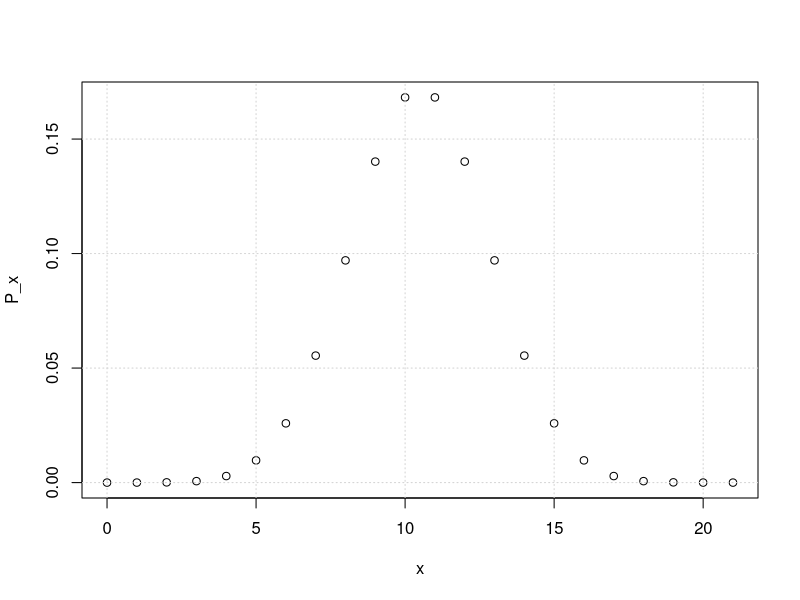
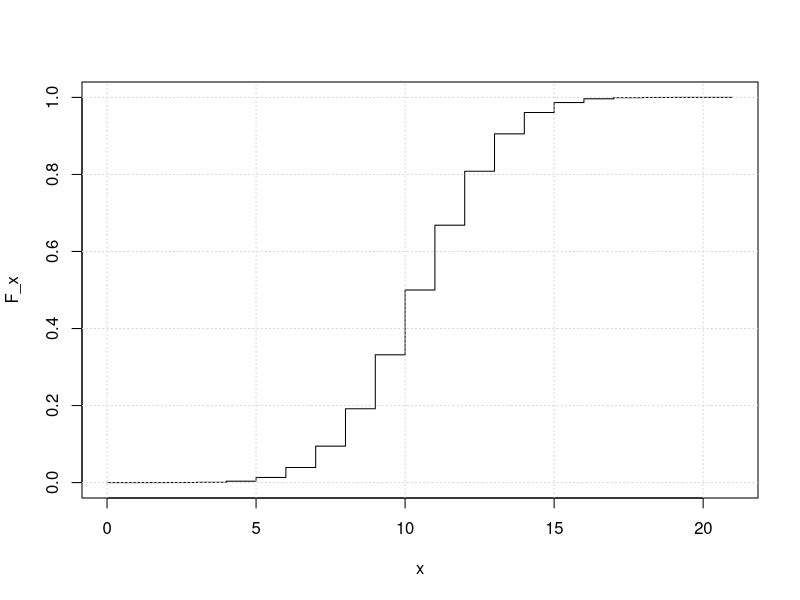
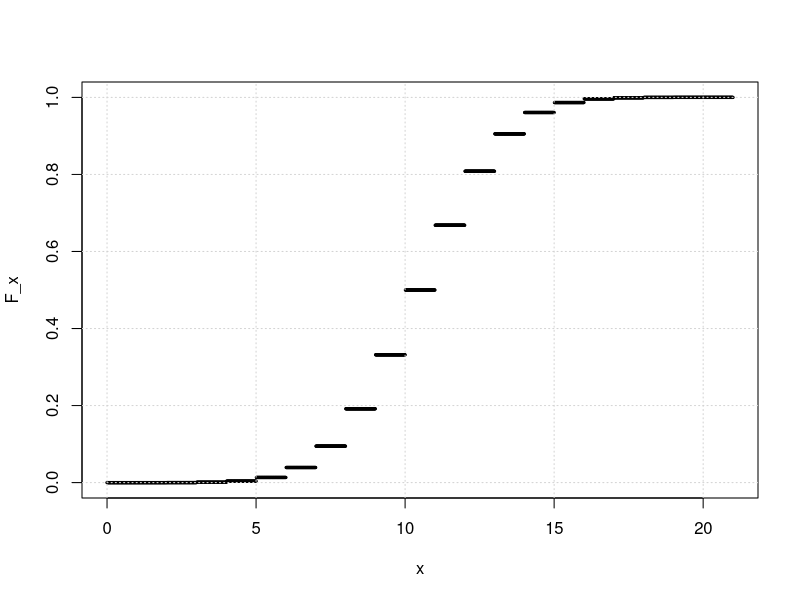
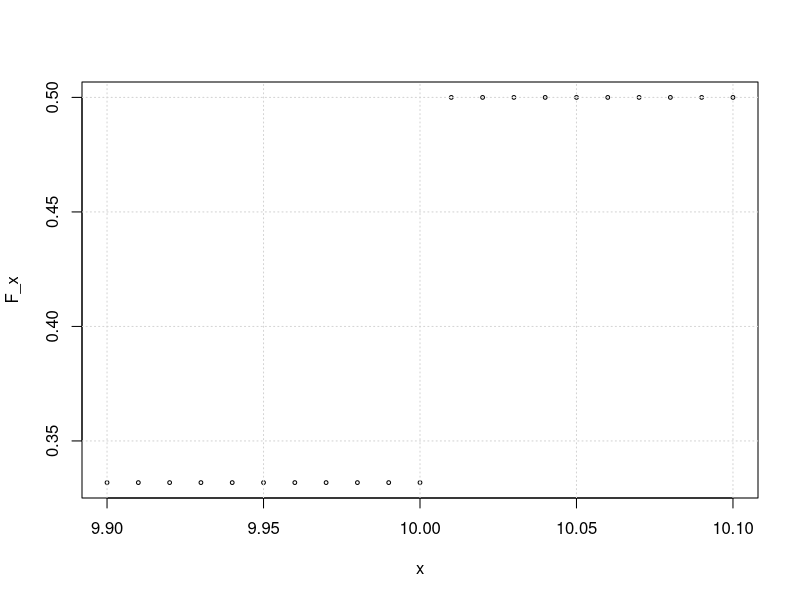
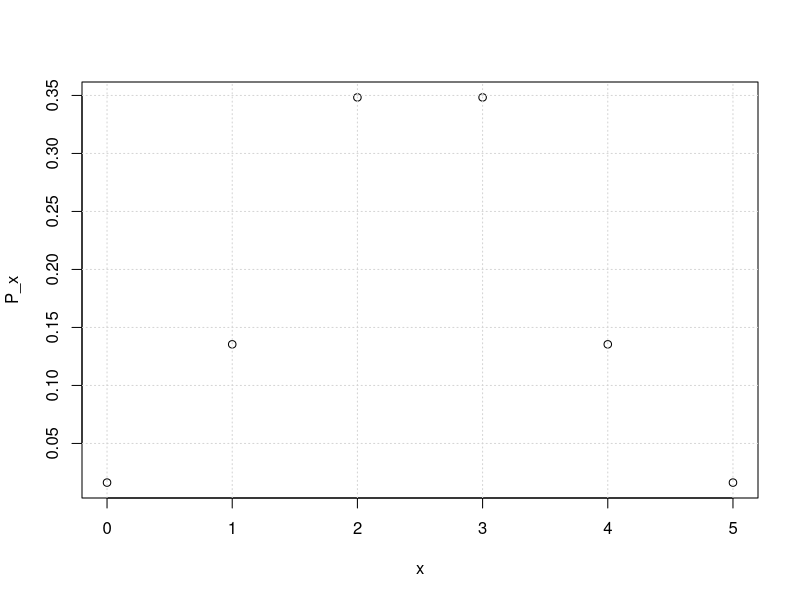
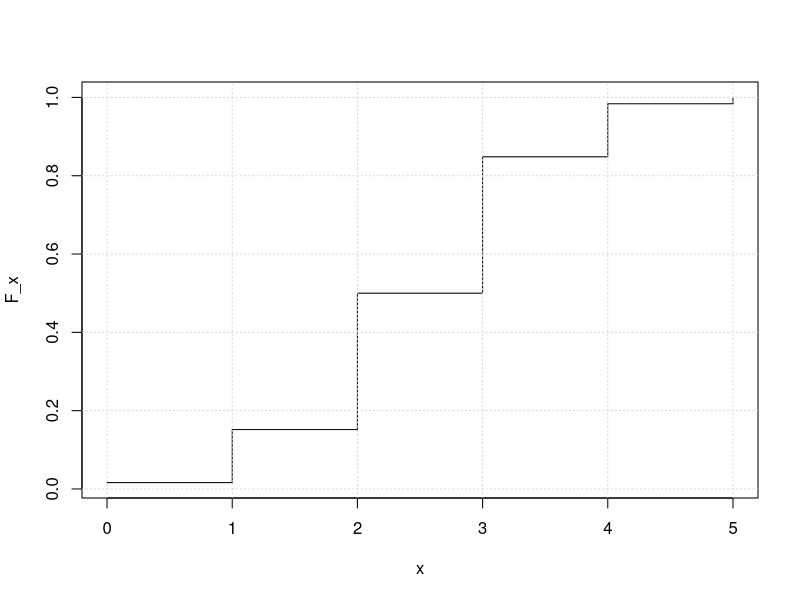
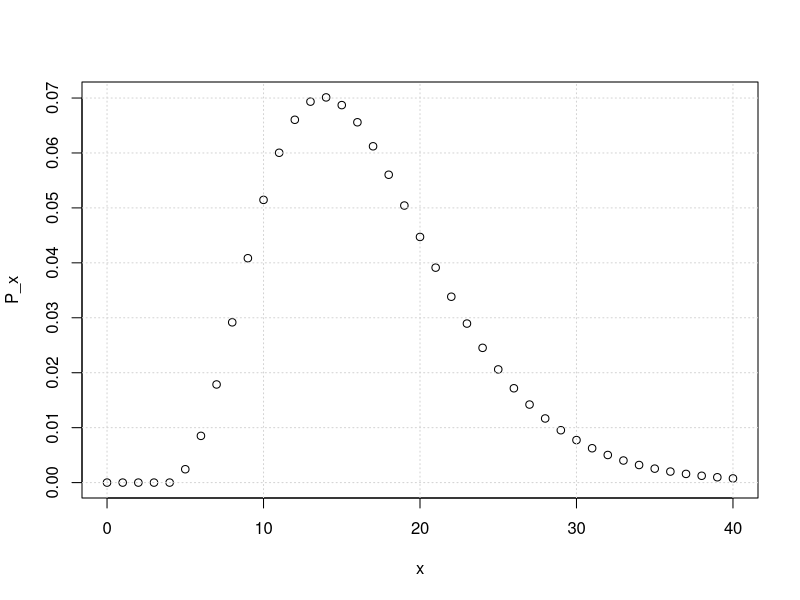
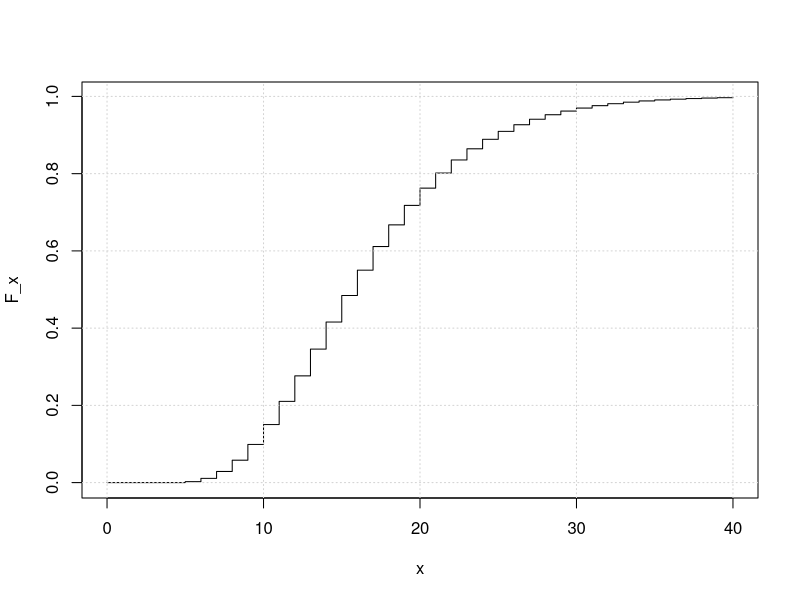

The R source for these figures, in order:
# ......................................................................................
# ...........Exercise 5 - Selected distributions of a discrete random variable..........
# ......................................................................................
# ......................................................................................

# If text does not display correctly, set File \Reopen with Encoding ... to UTF-8 
# Use CTRL + SHIFT + O to display the contents of the script 
# Use CTRL + ENTER to run commands on a single line 

#  Overview of distributions and their functions ####
#  
# * Introduction: Probability, Cumulative Probability(Distribution) and Quantile ####
# functions
#  
# ** Probability function ####
#  
# - starts with the letter **d**: $p = P(X = x)$: p=d...(x,...)
#  
# ** Cumulative Probability(Distribution Function) ####
#  
# - starts with the letter **p**: $p = P(X \leq x)$:p=p...(x,...)
#  
# - note Cumulative probability is with the alternative definition $P(X \leq t)$
#  
# - for our distribution function $F(t) = P(X<t)$: F(t)=p...(t - 1,...)
#  
# ** Quantile function ####
#  
# - starts with the letter **q**: $p \geq P(X \leq x)$: x=q...(p,...)
#  
# - searches for the smallest $x$ for which $P(X \leq x)$ is greater than $p$
#  


# * Binomial(Alternative): $X \sim Bi(n, π),X \sim A(π) = Bi(1, π)$ ####
#  
# - number of successes in $n$ Bernoulli attempts(or for one attempt in the case of
# Alternative dist.)
#  
# - every attempt has a chance of success $π$
#  


# Probability function P(X=x)
x = 10   # value for which we are looking for a p-st function
n = 21   # selection range
p = 0.5  # probability of success
dbinom(x, n, p)

dbinom(3.2, n, p)

options(warn=-1) # this can be used to turn off warnings


dbinom(3.2, n, p)

options(warn=0) # this is switched on again


# draw a probability function
x = 0:21 # minimum 0, maximum n has a positive probability
P_x = dbinom(x, n, p)
plot(x, P_x)
grid()

# Cumulative probability function P(X<=x)
x = 10   # value for which we are looking for a value of cumulative prob function
n = 21   # selection range
p = 0.5  # probability of success
pbinom(x, n, p)

# Distribution function F(x)=P(X<x)
x = 10   # value for which we are looking for a value of cumulative prob function
n = 21   # selection range
p = 0.5  # probability of success
pbinom(x, n, p) - dbinom(x, n, p)
# or
pbinom(x - 1, n, p)

# we plot the distribution function
x = 0:21 # minimum 0, maximum n has a positive probability
P_x = dbinom(x, n, p)
F_x = cumsum(P_x)
plot(x, F_x, type='s')
grid()

# or
x = seq(0, 21, 0.01) # minimum 0, maximum n
options(warn=-1)
F_x = pbinom(x, n, p) - dbinom(x, n, p)
plot(x, F_x, cex=0.3)
grid()
options(warn=0)

# check correctness at 10
x = seq(9.9, 10.1, 0.01) # minimum 0, maximum n
options(warn=-1)
F_x = pbinom(x, n, p) - dbinom(x, n, p)
options(warn=0)
plot(x, F_x, cex=0.5)
grid()

# find x for given q: q=P(X<=x)
q = 0.7  # h
n = 21   # selection range
p = 0.5  # probability of success
qbinom(q, n, p)
pbinom(11, n, p)
pbinom(12, n, p)
pbinom(13, n, p)

# Quantile function(inversion of dist. Function): q=F(x)=P(X<x)
q = 0.7   # probability for which we are looking for a quantile
n = 21   # selection range
p = 0.5  # probability of success
qbinom(q, n, p) + 1
pbinom(12 - 1, n, p)
pbinom(13 - 1, n, p)
pbinom(14 - 1, n, p)

# * Hypergeometric: $X \sim H(N, M, n)$ ####
#  
# - number of successes in $n$ dependent attempts
#  
# - type dependence:
#  
#     - $N$ objects,
#  
#     - of which $M$ objects with specified property,
#  
#     - size of the selection $n$
#  
#     - **we do not return back when selecting - the probability of selecting an object
# with a given property changes with each additional selected object**
#  
# - **R function takes as parameters * hyper(k, M, N - M, n)**
#  
# - k is the number of successes for which we calculate the probability,
#  
# - M is the number of objects with the specified property,
#  
# - NM is the number of objects without the specified property,
#  
# - n is the target size of the selection.
#  


# Probability function P(X=x)
x = 5   # value for which we are looking for a p-st function
N = 20  # total number of objects
M = 5   # of which with specified property
n = 10  # selection size
dhyper(x, M, N - M, n)

# plot a probability function
x = 0:5 # minimum 0, maximum n or M has a positive truth.
P_x = dhyper(x, M, N - M, n)
plot(x, P_x)
grid()

# Distribution function F(x)=P(X<x)
x = 5   # value for which we are looking for dist. function
N = 20  # total number of objects
M = 5   # of which with specified property
n = 10  # selection size
phyper(x - 1, M, N - M, n)

# plot the Distribution function
x = 0:5 # minimum 0, maximum n or M has a positive truth.
P_x = dhyper(x, M, N - M, n)
F_x = cumsum(P_x) 
plot(x, F_x, type='s')
grid()

# Quantile function(inversion of dist. Function): q=P(X<x)
q = 0.7 # probability for which we are looking for a quantile
N = 20  # total number of objects
M = 5   # of which with specified property
n = 10  # selection size
qhyper(q, M, N - M, n) + 1
phyper(3 - 1, M, N - M, n)
phyper(4 - 1, M, N - M, n)
phyper(5 - 1, M, N - M, n)

# * Negative binomial(Geometric): $X \sim NB(k, π), X \sim Ge(π) = NB(1, π)$ ####
#  
# - number of attempts up to $k$. success(inclusive)
#  
# - Every attempt has a chance of success $π$
#  
# - **Negatively binomial NV is defined in R as the number of failures before the
# success**
#  
# - therefore we will send x - k as the first parameter
#  


# Probability function P(X=x)
x = 15   # number of attempts for which we are looking for prob. fc
k = 5    # required number of successes
p = 0.3  # prob. of individual trials
# Note that the first argument must be the number of failures
dnbinom(x - k, k, p)

# let's plot the probability function
x = 0:40 # minimum k, maximum unlimited
P_x = dnbinom(x - k, k, p)
plot(x, P_x)
grid()
# values 0,1,2,3,4 have P(x)=0


# Distribution function F(x)=P(X<x)
x = 15   # number of attempts for which we are looking for prob. fci
k = 5    # required number of successes
p = 0.3  # true individual trials
# Note that the first argument must be the number of failures
pnbinom(x - k - 1, k, p)

# let's draw the Distribution function
x = 0:40 # minimum 0, maximum n or M has a positive prob.
P_x = dnbinom(x - k, k, p)
F_x = cumsum(P_x)
plot(x, F_x, type='s')
grid()

# Quantile function(inversion of dist. Function): q=P(X<x)
q = 0.7  # prob. for quantile
k = 5    # required number of successes
p = 0.3  # true individual trials
qnbinom(q, k, p) + k + 1
pnbinom(19 - k - 1, k, p)
pnbinom(20 - k - 1, k, p)
pnbinom(21 - k - 1, k, p)

# * Poisson: $X \sim Po(λt)$ ####
#  
# - number of events in the Poisson process in a closed area(in time, area, volume)
#  
# - with occurrence density $λ$
#  
# - in time/area/volume of size $t$
#  


# Probability function P(X=x)
x = 9       # number of attempts for which we are looking for prob. fci
lambda = 5  # density of occurrence
t = 2       # area/time/volume
lt = lambda*t
dpois(x, lt)

# draw a probability function
x = 0:25 # minimum 0, maximum unlimited
P_x = dpois(x, lt)
plot(x, P_x)
grid()

# Distribution function F(x)=P(X<x)
x = 9       # number of attempts for which we are looking for prob. fci
lambda = 5  # density of occurrence
t = 2       # time/area
lt = lambda*t
ppois(x - 1, lt)

# let's plot the Distribution function
x = 0:25 # minimum 0, maximum n or M has a positive prob.
P_x = dpois(x, lt)
F_x = cumsum(P_x)
plot(x, F_x, type='s')
grid()

# Quantile function(inversion of dist. Function): q=P(X<x)
q = 0.4     # prob. for quantile
lambda = 5  # density of occurrence
t = 2       # time/area
lt = lambda*t
qpois(q, lt) + 1
ppois(9 - 1, lt)
ppois(10 - 1, lt)
ppois(11 - 1, lt)

#  Examples ####
#  
# * Example 1. ####
#  
# Bridge is played with 52 bridge cards, which are dealt among 4 players. There are
# always 2 players playing together. When dealing(13 cards) you received 2 aces. What is
# the probability that your partner will have the remaining two aces?
#  


# X... number of aces among 13 cards
# X~H(N=39, M=2, n=13)
# P(X=2)
M = 2
N = 39 # 52-13
n = 13
# calculation
dhyper(2, M, N - M, n) # which is dhyper(2,2,37,13)


# probability function graph
x = 0:M   # all possible implementations of NV X.
p = dhyper(x, M, N - M, n) # values of the probability function for x
plot(x, p)

# * Example 2. ####
#  
# Experiments have shown that a radioactive substance emits within 7.5 s an average of
# 3.87 α-particles. Determine the probability that this substance will emit at least one
# α-particle in 1 second.
#  


# X... number of radiated alpha particles during 1 s
# X~Po(lt=3.87/7.5)

lambda = 3.87/7.5 # frequency of occurrence
t = 1 # in 1 second
lt = lambda*t # Poisson distribution parameter

# P(X>=1)=P(X>0)=1 - P(X<=0)
1 - ppois(1 - 1, lt)

# probability function graph
# theoretically up to an infinite number of particles can be emitted,
# from a certain value the probability is negligible
x = 0:10   
p = dpois(x, lt) # probability function values for x
plot(x, p)

# * Example 3. ####
#  
# A friend sends you to the cellar to bring 4 bottled beers - two 10˚ and two 12˚. You
# don't know where to turn the light on, so you take 4 bottles blindly. How likely were
# you to comply with the requirement if you knew that there were a total of 10 10˚ and 6
# 12˚ in the base?
#  


# X... number of 10 ° beers among 4 selected
# X~H(N=16, M=10, n=4)

x = 2
N = 16
M = 10
n = 4

# P(X=2)
dhyper(x, M, N - M, n)

# graph of probability function
x = 0:4    # all possible implementations of NV X.
p = dhyper(x, M, N - M, n) # values of the probability function for x
plot(x, p)

# * Example 4. ####
#  
# On average, there are 15 certain microorganisms in one milliliter of a perfectly mixed
# solution. Determine the probability that there will be less than 5 of these
# micro-organisms in a test tube if a sample of 1/2 milliliter is randomly selected.
#  


# X... number of microorganisms in 0.5 ml solution
# X~Po(lt=15/2)

lambda = 15
t = 1/2
lt = lambda*t   # Poisson distribution parameter

# P(X<5)=P(X<=4)
ppois(5 - 1, lt)
# or
ppois(5,lt) - dpois(5,lt)

# graph of probability function
# in theory there may be an infinite number of microorganisms in solution,
# from a certain value the probability is negligible
x = 0:20   
p = dpois(x, lt) # values of the probability function for x
plot(x, p)

# * Example 5. ####
#  
# Pour 15 coins on the table. What is the probability that the number of coins lying
# face up is from 8 to 15?
#  


# X... number of coins that fall face up out of a total of 15 coins
# X~Bi(n=15, p=0.5)

n = 15
p = 0.5

# P(8<=X<=15)=P(X<=15) - P(X<8)=P(X<=15) - P(X<=7)
pbinom(15, n, p) - pbinom(7, n, p) 

# otherwise: P(8<=X<=15)=P(X>7)=1-P(X<=7)
1 - pbinom(7, n, p)

# graph of probability function
x = 0:15    # all possible implementations of NV X.
p = dbinom(x, n, p) # values of the probability function for x
plot(x, p)

# * Example 6. ####
#  
# The probability that we will call the studio of the radio station that has just
# announced a telephone competition is 0.08. What is the probability that we will appeal
# on the 4th attempt at the most?
#  


# X... number of attempts before we call the radio studio
# X~NB(k=1, p=0.08) or G(0.08)

x = 4
k = 1
p = 0.08

# P(X<=4)
pnbinom(x - k, k, p)

# graph of probability function
# theoretically we can make infinitely many attempts,
# from a certain value the probability is negligible
x = 1:40   
p = dnbinom(x - k, k, p) # probability function values for x
plot(x, p)

# * Example 7. ####
#  
# In average 10% of the components produce at the factory are defective. What is the
# probability that if we select thirty components from the daily production, at least
# two will be defective?
#  


# X... number of defective parts out of 30 selected
# X~Bi(n=30, p=0.1)

n = 30
p = 0.1

# P(X>=2)=1 - P(X<2)=1 - P(X<=1)
1 - pbinom(1, n, p)

# or P(X>=2) all except 0 and 1
1 - (dbinom(0, n, p) + dbinom(1, n, p))

# graph of probability function
x = 0:30            # all possible implementations of NV X.
p = dbinom(x, n, p) # values of the probability function for x
plot(x,p)

# * Example 8. ####
#  
# There are 200 parts in stock. 10% of them are defective. What is the probability that
# if we select thirty parts from the warehouse, at least two will be defective?
#  


# X... number of defective parts out of 30 selected from 200
# X~H(N=200, M=20, n=30)

N = 200 
M = 20 
n = 30

# P(X>=2)=1 - P(X<2)=1 - P(X<=1)
1 - phyper(2 - 1, M, N - M, n)

# graph of probability function
x = 0:30   # all possible implementations of NV X.
p = dhyper(x, M, N - M, n) # probability function values for x
plot(x, p)

# * Example 9. ####
#  
# In a company, it was found that some illegal software was installed on 33% of
# computers. Determine the probability and distribution function of the number of
# computers with illegal software among the three computers inspected.
#  


# X... number of computers with illegal software out of 3 checked
# X~Bi(n=3, p=0.33)

n = 3
p = 0.33

# probabilistic function
x = 0:3  # all possible implementations of NV X
p = dbinom(x, n, p) # probability function values for x

p = round(p, 3) # rounding probabilities to 3 des. places
p[4] = 1 - sum(p[1:3]) # completion of the last value by 1

tab = rbind(x, p) # Create probability function table
rownames(tab) = c("x", "P(x)")
tab

# probability function graph
plot(x, p)

# distribution function
cumsum(p) # simplified distribution function listing


# * Example 10. ####
#  
# Sportka is a lottery game in which the bettor bets six numbers out of forty-nine,
# which he expects to fall in a future draw. To participate in the game, it is necessary
# to choose at least one combination of 6 numbers (always 6 numbers per column of 49
# numbers) and use crosses to mark picked numbers. You can bet multiple times by filling
# multiple columns. The bettor wins if he guesses at least three numbers from the drawn
# six numbers. What is the probability that in order for the bettor to win, he will have
# to fill in:
#  


# First the probability that we get in one column

# Y... number of guessed numbers in 6 drawn from 49
# Y~H(N=49, M=6, n=6)

N = 49
M = 6
n = 6

# P-st guess at least 3 numbers in one column
# P(Y>=3)=1 - P(Y<3)=1 - P(Y<=2)
pp = 1 - phyper(3 - 1, M, N - M, n)
pp

# ** a) ####
#  
# just three columns,
#  


# X… the number of columns a bettor will have to fill in order to win
# X~NB(k=1, p=pp)

# a) P(X=3)
k = 1
p = pp

dnbinom(3 - k, k, pp)

# ** b) ####
#  
# at least 5 columns,
#  


# b) P(X>=5)=1 - P(X<5)=1 - P(X<=4)

1 - pnbinom(5 - k - 1, k, pp)

# ** c) ####
#  
# less than 10 columns,
#  


# c) P(X<10)=P(X<=9)
pnbinom(10 - k - 1, k, pp)

# * d) ####
#  
# more than 5 and at most 10 columns?
#  


# P(5<X<=10)=P(X<=10) - P(X<=5)
pnbinom(10 - k, k, pp)-pnbinom(5 - k, k, pp) 
# or P(X<11) - P(X<6)
pnbinom(11 - k - 1, k, pp)-pnbinom(6 - k - 1, k, pp) 

# * Example 11. ####
#  
# The probability of throwing 6 on a 6-wall cube is 1/6. We roll until we roll six 10
# times.
#  
# ** a) ####
#  
# What is the mean value of the number of throws.
#  


# X… rolls the dice before we roll 10 sixes
# X~NB(k=10, p=1/6)

k = 10
p = 1/6

E_X = k/p
E_X

# ** b) ####
#  
# How many throws do we have to count on if we want the probability of throwing 10 sixes
# to be at least 70%.
#  


# P(X<=k)>=0.7
qnbinom(0.7, k, p) + k



